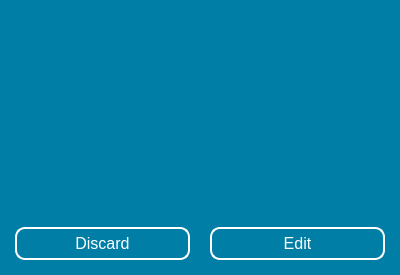
<?xml version="1.0" encoding="UTF-8"?>
<ui version="4.0">
 <class>SelectWindow</class>
 <widget class="QDialog" name="SelectWindow">
  <property name="geometry">
   <rect>
    <x>0</x>
    <y>0</y>
    <width>400</width>
    <height>275</height>
   </rect>
  </property>
  <property name="windowTitle">
   <string>Select Notes</string>
  </property>
  <property name="styleSheet">
   <string notr="true">QDialog {
	background-color: #007ea6;
}

 QPushButton {
                    font-size: 16px;
                    color: white;
                    border: 2px solid white;
                    border-radius: 10px;
                    padding: 5px;
                    background-color: transparent;
                }

QPushButton:pressed {
            color: #007ea6;
            background-color: white;
 }

QRadioButton {
	color: white;
	font-size: 16px;
}
</string>
  </property>
  <layout class="QVBoxLayout" name="SelectNoteLayout">
   <property name="spacing">
    <number>0</number>
   </property>
   <property name="leftMargin">
    <number>0</number>
   </property>
   <property name="topMargin">
    <number>0</number>
   </property>
   <property name="rightMargin">
    <number>0</number>
   </property>
   <property name="bottomMargin">
    <number>0</number>
   </property>
   <item>
    <widget class="QScrollArea" name="scrl_area_select_notes">
     <property name="styleSheet">
      <string notr="true">background-color: #007ea6;</string>
     </property>
     <property name="frameShape">
      <enum>QFrame::NoFrame</enum>
     </property>
     <property name="widgetResizable">
      <bool>true</bool>
     </property>
     <widget class="QWidget" name="scrollAreaWidgetContents">
      <property name="geometry">
       <rect>
        <x>0</x>
        <y>0</y>
        <width>400</width>
        <height>212</height>
       </rect>
      </property>
      <property name="styleSheet">
       <string notr="true">QPushButton {
	font-size: 16px;
	background-color: transparent;
	color: white;
	border: 2px solid white;
	border-radius: 20px;
	padding: 10px 5px;
}

QPushButton:pressed {
	color: #007ea6;
	background-color: white;
}</string>
      </property>
      <layout class="QVBoxLayout" name="verticalLayout"/>
     </widget>
    </widget>
   </item>
   <item>
    <layout class="QHBoxLayout" name="hbox_btn_container">
     <property name="spacing">
      <number>20</number>
     </property>
     <property name="leftMargin">
      <number>15</number>
     </property>
     <property name="topMargin">
      <number>15</number>
     </property>
     <property name="rightMargin">
      <number>15</number>
     </property>
     <property name="bottomMargin">
      <number>15</number>
     </property>
     <item>
      <widget class="QPushButton" name="btn_discard">
       <property name="text">
        <string>Discard</string>
       </property>
      </widget>
     </item>
     <item>
      <widget class="QPushButton" name="btn_edit">
       <property name="text">
        <string>Edit</string>
       </property>
      </widget>
     </item>
    </layout>
   </item>
  </layout>
 </widget>
 <resources/>
 <connections/>
</ui>
